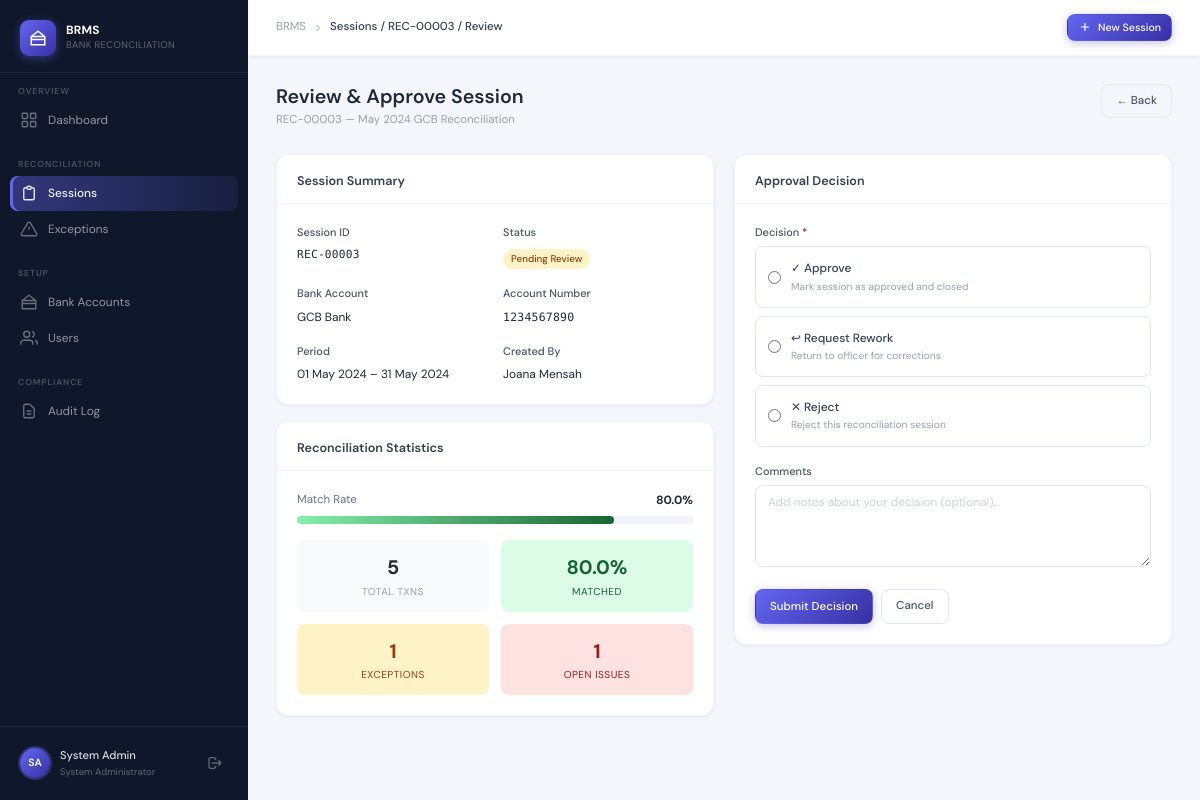
Page /sessions/7/approve/ (signed in) on the committed database.
### accounts/models.py (models this page shows, shortened)
class User(AbstractUser):
    ROLE_CHOICES = [
        ('admin', 'System Administrator'),
        ('officer', 'Reconciliation Officer'),
        ('manager', 'Finance Manager'),
        ('auditor', 'Internal Auditor'),
        ('executive', 'Executive User'),
    ]
    role = models.CharField(max_length=20, choices=ROLE_CHOICES, default='officer')
    phone = models.CharField(max_length=20, blank=True)
    department = models.CharField(max_length=100, blank=True)
    is_locked = models.BooleanField(default=False)
    last_password_change = models.DateTimeField(null=True, blank=True)
    created_at = models.DateTimeField(auto_now_add=True)
    def can_approve(self):
        return self.role in ['manager', 'admin']
    def can_upload(self):
        return self.role in ['officer', 'admin']

### reconciliation/models.py (models this page shows, shortened)
class ReconciliationSession(models.Model):
    STATUS_CHOICES = [
        ('draft', 'Draft'),
        ('processing', 'Processing'),
        ('pending_review', 'Pending Review'),
        ('approved', 'Approved'),
        ('rejected', 'Rejected'),
        ('closed', 'Closed'),
    ]
    session_id = models.CharField(max_length=20, unique=True, editable=False)
    session_name = models.CharField(max_length=200)
    bank_account = models.ForeignKey(BankAccount, on_delete=models.CASCADE)
    period_start = models.DateField()
    period_end = models.DateField()
    status = models.CharField(max_length=20, choices=STATUS_CHOICES, default='draft')
    created_by = models.ForeignKey(settings.AUTH_USER_MODEL, on_delete=models.SET_NULL, null=True, related_name='sessions_created')
    approved_by = models.ForeignKey(settings.AUTH_USER_MODEL, on_delete=models.SET_NULL, null=True, blank=True, related_name='sessions_approved')
    approval_date = models.DateTimeField(null=True, blank=True)
    approval_comments = models.TextField(blank=True)
    created_at = models.DateTimeField(auto_now_add=True)
    updated_at = models.DateTimeField(auto_now=True)
    @property
    def match_rate(self):
        total = self.transactions.count()
        if total == 0:
            return 0
        matched = self.transactions.filter(status='matched').count()
        return round((matched / total) * 100, 1)

class BankAccount(models.Model):
    STATUS_CHOICES = [('active', 'Active'), ('inactive', 'Inactive'), ('frozen', 'Frozen')]
    CURRENCY_CHOICES = [('GHS', 'Ghana Cedis'), ('USD', 'US Dollar'), ('EUR', 'Euro'), ('GBP', 'British Pound')]
    account_name = models.CharField(max_length=200)
    account_number = models.CharField(max_length=50, unique=True)
    bank_name = models.CharField(max_length=200)
    currency = models.CharField(max_length=3, choices=CURRENCY_CHOICES, default='GHS')
    branch = models.CharField(max_length=200, blank=True)
    status = models.CharField(max_length=20, choices=STATUS_CHOICES, default='active')
    created_by = models.ForeignKey(settings.AUTH_USER_MODEL, on_delete=models.SET_NULL, null=True)
    created_at = models.DateTimeField(auto_now_add=True)

### reconciliation/views.py (the view, shortened to what this page needs)
# urls.py: path('sessions/<int:pk>/approve/', views.approve_session, name='approve_session'),
@login_required
def approve_session(request, pk):
    session = get_object_or_404(ReconciliationSession, pk=pk)
    if not request.user.can_approve():
        messages.error(request, 'You do not have permission to approve sessions.')
        return redirect('reconciliation:session_detail', pk=pk)
    form = ApprovalForm(request.POST or None)
    return render(request, 'reconciliation/approve_session.html', {'session': session, 'form': form})

### reconciliation/forms.py
class ApprovalForm(forms.Form):
    ACTION_CHOICES = [('approve', 'Approve'), ('reject', 'Reject'), ('rework', 'Request Rework')]
    action   = forms.ChoiceField(choices=ACTION_CHOICES)
    comments = forms.CharField(widget=forms.Textarea(attrs={'rows': 3}), required=False)

### templates/reconciliation/approve_session.html (shortened to what this page needs)
{% extends 'base.html' %}
{% block nav_sessions %}active{% endblock %}
{% block breadcrumb %}Sessions / {{ session.session_id }} / Review{% endblock %}
{% block content %}
<div class="page-header">
  <div>
    <div class="page-title">Review &amp; Approve Session</div>
    <div class="page-subtitle">{{ session.session_id }} — {{ session.session_name }}</div>
  </div>
  <a href="{% url 'reconciliation:session_detail' session.pk %}" class="btn btn-outline">← Back</a>
</div>
<div class="two-col" style="align-items:start">
  <div style="display:flex;flex-direction:column;gap:16px">
    <div class="card">
      <div class="card-header"><span class="card-title">Session Summary</span></div>
      <div class="card-body">
        <div class="form-grid">
          <div><div class="form-label">Session ID</div><div class="mono">{{ session.session_id }}</div></div>
          <div><div class="form-label">Status</div>
            <span class="badge badge-pending">{{ session.get_status_display }}</span>
          </div>
          <div><div class="form-label">Bank Account</div><div style="font-size:0.85rem">{{ session.bank_account.bank_name }}</div></div>
          <div><div class="form-label">Account Number</div><div class="mono" style="font-size:0.82rem">{{ session.bank_account.account_number }}</div></div>
          <div><div class="form-label">Period</div><div style="font-size:0.85rem">{{ session.period_start|date:"d M Y" }} – {{ session.period_end|date:"d M Y" }}</div></div>
          <div><div class="form-label">Created By</div><div style="font-size:0.85rem">{{ session.created_by.get_full_name|default:session.created_by.username }}</div></div>
        </div>
      </div>
    </div>
    <div class="card">
      <div class="card-header"><span class="card-title">Reconciliation Statistics</span></div>
      <div class="card-body">
        {% with total=session.transactions.count %}
        {% with matched=session.transactions.filter %}
        <div style="margin-bottom:16px">
          <div style="display:flex;justify-content:space-between;margin-bottom:6px">
            <span style="font-size:0.82rem;color:var(--slate-500)">Match Rate</span>
            <span style="font-size:0.85rem;font-weight:700;color:var(--slate-800)">{{ session.match_rate }}%</span>
          </div>
          <div class="progress-bar-wrap">
            <div class="progress-bar {% if session.match_rate >= 80 %}success{% endif %}" style="width:{{ session.match_rate }}%"></div>
          </div>
        </div>
        <div style="display:grid;grid-template-columns:1fr 1fr;gap:12px">
          <div style="background:var(--slate-50);border-radius:8px;padding:12px;text-align:center">
            <div style="font-size:1.4rem;font-weight:700;color:var(--slate-800)">{{ session.transactions.count }}</div>
            <div style="font-size:0.72rem;color:var(--slate-400);text-transform:uppercase;letter-spacing:0.05em">Total Txns</div>
          </div>
          <div style="background:var(--success-bg);border-radius:8px;padding:12px;text-align:center">
            <div style="font-size:1.4rem;font-weight:700;color:var(--success)">{{ session.match_rate }}%</div>
            <div style="font-size:0.72rem;color:var(--success);text-transform:uppercase;letter-spacing:0.05em">Matched</div>
          </div>
          <div style="background:var(--warning-bg);border-radius:8px;padding:12px;text-align:center">
            <div style="font-size:1.4rem;font-weight:700;color:var(--warning)">{{ session.exceptions.filter.count|default:session.exceptions.count }}</div>
            <div style="font-size:0.72rem;color:var(--warning);text-transform:uppercase;letter-spacing:0.05em">Exceptions</div>
          </div>
          <div style="background:var(--danger-bg);border-radius:8px;padding:12px;text-align:center">
            <div style="font-size:1.4rem;font-weight:700;color:var(--danger)">{{ session.exceptions.filter.count|default:"0" }}</div>
            <div style="font-size:0.72rem;color:var(--danger);text-transform:uppercase;letter-spacing:0.05em">Open Issues</div>
          </div>
        </div>
        {% endwith %}
        {% endwith %}
      </div>
    </div>
  </div>
  <div class="card">
    <div class="card-header"><span class="card-title">Approval Decision</span></div>
    <div class="card-body">
      <form method="post">
        <div class="form-group">
          <label class="form-label">Decision <span style="color:var(--danger)">*</span></label>
          <div style="display:flex;flex-direction:column;gap:8px;margin-top:4px">
            <label style="display:flex;align-items:center;gap:10px;padding:12px;border:1px solid var(--slate-200);border-radius:8px;cursor:pointer;transition:all 0.15s"
                   onmouseover="this.style.borderColor='var(--success)';this.style.background='var(--success-bg)'"
                   onmouseout="this.style.borderColor='var(--slate-200)';this.style.background='white'">
              <input type="radio" name="action" value="approve" required style="accent-color:var(--success)">
              <div>
                <div style="font-size:0.85rem;font-weight:500;color:var(--slate-700)">✓ Approve</div>
                <div style="font-size:0.73rem;color:var(--slate-400)">Mark session as approved and closed</div>
              </div>
            </label>
            <label style="display:flex;align-items:center;gap:10px;padding:12px;border:1px solid var(--slate-200);border-radius:8px;cursor:pointer;transition:all 0.15s"
                   onmouseover="this.style.borderColor='var(--warning)';this.style.background='var(--warning-bg)'"
                   onmouseout="this.style.borderColor='var(--slate-200)';this.style.background='white'">
              <input type="radio" name="action" value="rework" style="accent-color:var(--warning)">
              <div>
                <div style="font-size:0.85rem;font-weight:500;color:var(--slate-700)">↩ Request Rework</div>
                <div style="font-size:0.73rem;color:var(--slate-400)">Return to officer for corrections</div>
              </div>
            </label>
            <label style="display:flex;align-items:center;gap:10px;padding:12px;border:1px solid var(--slate-200);border-radius:8px;cursor:pointer;transition:all 0.15s"
                   onmouseover="this.style.borderColor='var(--danger)';this.style.background='var(--danger-bg)'"
                   onmouseout="this.style.borderColor='var(--slate-200)';this.style.background='white'">
              <input type="radio" name="action" value="reject" style="accent-color:var(--danger)">
              <div>
                <div style="font-size:0.85rem;font-weight:500;color:var(--slate-700)">✕ Reject</div>
                <div style="font-size:0.73rem;color:var(--slate-400)">Reject this reconciliation session</div>
              </div>
            </label>
          </div>
        </div>
        <div class="form-group">
          <label class="form-label">Comments</label>
          <textarea name="comments" class="form-control" rows="4"
                    placeholder="Add notes about your decision (optional)…"></textarea>
        </div>
        <div style="display:flex;gap:8px">
          <button type="submit" class="btn btn-primary">Submit Decision</button>
          <a href="{% url 'reconciliation:session_detail' session.pk %}" class="btn btn-outline">Cancel</a>
        </div>
      </form>
    </div>
  </div>
</div>
{% endblock %}

### templates/base.html (shortened to what this page needs)
{% load static %}<!DOCTYPE html>
<html lang="en">
<head>
  <link rel="stylesheet" href="{% static 'css/brms.css' %}">
</head>
<body>
<div class="app-wrapper">
  <aside class="sidebar">
    <div class="sidebar-brand">
      <div class="brand-logo">
        <div class="brand-icon">
          <svg width="18" height="18" fill="none" stroke="currentColor" stroke-width="2" viewBox="0 0 24 24">
            <path d="M3 10h18M3 14h18M12 3L3 10v11h18V10L12 3z"/>
          </svg>
        </div>
        <div class="brand-text">
          <span class="brand-name">BRMS</span>
          <span class="brand-sub">Bank Reconciliation</span>
        </div>
      </div>
    </div>
    <nav class="sidebar-nav">
      <div class="nav-section">
        <div class="nav-section-label">Overview</div>
        <a href="{% url 'dashboard:home' %}" class="nav-item {% block nav_dashboard %}{% endblock %}">
          <svg class="nav-icon" fill="none" stroke="currentColor" stroke-width="1.8" viewBox="0 0 24 24">
            <rect x="3" y="3" width="7" height="7" rx="1"/><rect x="14" y="3" width="7" height="7" rx="1"/>
            <rect x="14" y="14" width="7" height="7" rx="1"/><rect x="3" y="14" width="7" height="7" rx="1"/>
          </svg>
          Dashboard
        </a>
      </div>
      <div class="nav-section">
        <div class="nav-section-label">Reconciliation</div>
        <a href="{% url 'reconciliation:session_list' %}" class="nav-item {% block nav_sessions %}{% endblock %}">
          <svg class="nav-icon" fill="none" stroke="currentColor" stroke-width="1.8" viewBox="0 0 24 24">
            <path d="M9 5H7a2 2 0 00-2 2v12a2 2 0 002 2h10a2 2 0 002-2V7a2 2 0 00-2-2h-2M9 5a2 2 0 002 2h2a2 2 0 002-2M9 5a2 2 0 012-2h2a2 2 0 012 2"/>
          </svg>
          Sessions
        </a>
        <a href="{% url 'reconciliation:exception_list' %}" class="nav-item {% block nav_exceptions %}{% endblock %}">
          <svg class="nav-icon" fill="none" stroke="currentColor" stroke-width="1.8" viewBox="0 0 24 24">
            <path d="M12 9v4m0 4h.01M10.29 3.86L1.82 18a2 2 0 001.71 3h16.94a2 2 0 001.71-3L13.71 3.86a2 2 0 00-3.42 0z"/>
          </svg>
          Exceptions
        </a>
      </div>
      <div class="nav-section">
        <div class="nav-section-label">Setup</div>
        <a href="{% url 'reconciliation:bank_account_list' %}" class="nav-item {% block nav_banks %}{% endblock %}">
          <svg class="nav-icon" fill="none" stroke="currentColor" stroke-width="1.8" viewBox="0 0 24 24">
            <path d="M3 10h18M3 14h18M12 3L3 10v11h18V10L12 3z"/>
          </svg>
          Bank Accounts
        </a>
        {% if user.role == 'admin' %}
        <a href="{% url 'accounts:user_list' %}" class="nav-item {% block nav_users %}{% endblock %}">
          <svg class="nav-icon" fill="none" stroke="currentColor" stroke-width="1.8" viewBox="0 0 24 24">
            <path d="M17 21v-2a4 4 0 00-4-4H5a4 4 0 00-4 4v2M9 11a4 4 0 100-8 4 4 0 000 8zM23 21v-2a4 4 0 00-3-3.87M16 3.13a4 4 0 010 7.75"/>
          </svg>
          Users
        </a>
        {% endif %}
      </div>
      <div class="nav-section">
        <div class="nav-section-label">Compliance</div>
        <a href="{% url 'reconciliation:audit_log' %}" class="nav-item {% block nav_audit %}{% endblock %}">
          <svg class="nav-icon" fill="none" stroke="currentColor" stroke-width="1.8" viewBox="0 0 24 24">
            <path d="M9 12h6m-6 4h6m2 5H7a2 2 0 01-2-2V5a2 2 0 012-2h5.586a1 1 0 01.707.293l5.414 5.414a1 1 0 01.293.707V19a2 2 0 01-2 2z"/>
          </svg>
          Audit Log
        </a>
      </div>
    </nav>
    <div class="sidebar-footer">
      <div class="user-card">
        <div class="user-avatar">{{ user.first_name|first|upper }}{{ user.last_name|first|upper }}</div>
        <div class="user-info">
          <div class="user-name">{{ user.get_full_name|default:user.username }}</div>
          <div class="user-role">{{ user.get_role_display }}</div>
        </div>
        <a href="{% url 'accounts:logout' %}" class="logout-btn" title="Sign out">
          <svg width="16" height="16" fill="none" stroke="currentColor" stroke-width="2" viewBox="0 0 24 24">
            <path d="M17 16l4-4m0 0l-4-4m4 4H7m6 4v1a3 3 0 01-3 3H6a3 3 0 01-3-3V7a3 3 0 013-3h4a3 3 0 013 3v1"/>
          </svg>
        </a>
      </div>
    </div>
  </aside>
  <div class="main-content">
    <div class="topbar">
      <div class="page-breadcrumb">
        <span>BRMS</span>
        <svg width="12" height="12" fill="none" stroke="currentColor" stroke-width="2" viewBox="0 0 24 24"><path d="M9 18l6-6-6-6"/></svg>
        <span class="current">{% block breadcrumb %}Home{% endblock %}</span>
      </div>
      <div class="topbar-actions">
        {% if user.can_upload %}
        <a href="{% url 'reconciliation:session_create' %}" class="btn btn-primary btn-sm">
          <svg width="14" height="14" fill="none" stroke="currentColor" stroke-width="2" viewBox="0 0 24 24"><path d="M12 5v14M5 12h14"/></svg>
          New Session
        </a>
        {% endif %}
      </div>
    </div>
    <div class="page-body">
      {% block content %}{% endblock %}
    </div>
  </div>
</div>
</body>
</html>

### rows in the picture
User: first_name|first "S", last_name|first "A", get_full_name "System Admin", role "System Administrator"
ReconciliationSession: session_id "REC-00003", session_name "May 2024 GCB Reconciliation", status "Pending Review", bank_account.bank_name "GCB Bank", bank_account.account_number "1234567890", period_start "01 May 2024", period_end "31 May 2024", created_by.get_full_name "Joana Mensah", match_rate "80.0", transactions.count "5", exceptions.filter.count "1"
